Frame 1 (no input): blank canvas, image omitted
Frame 60 (the mouse pressed at the canvas centre just before this capture): blank canvas, image omitted
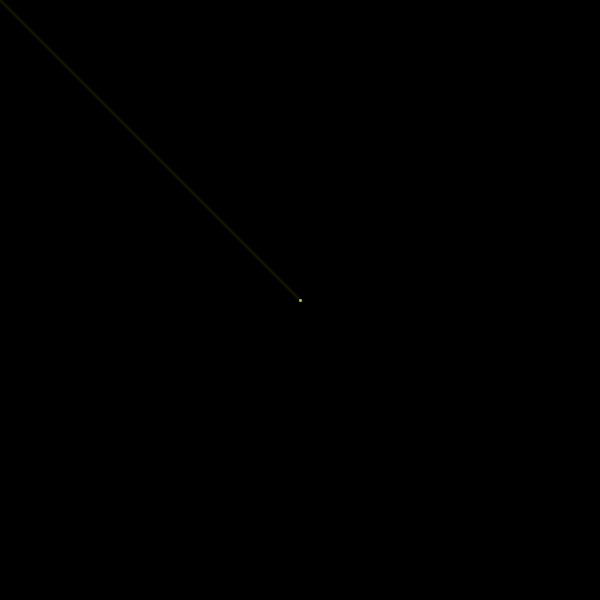
Frame 120 (the mouse held since frame 60 and released just before this capture)

The Processing sketch whose frames 1 and 60 were blank and that drew this single picture after the mouse press (run headless with seeded random() and noise(); from frame 60 on, the mouse is pressed at the canvas centre):

// Processing sketch: sketch_150913b_mouse_shleif
// ── sketch_150913b_mouse_shleif.pde
void setup(){
  size(600, 600);
  background(0);
  frameRate(100);
}

void draw(){
  
  int opacity = (int) map(mouseX, 0, width, 50, 200);
  opacity = 10;
  
  pushStyle();
  fill(0, opacity);
  noStroke();
  rect(0, 0, width, height);
  popStyle();
  
  pushStyle();
  noFill();
  stroke(200, 200, 0);
  strokeWeight(2);
  line(pmouseX, pmouseY, mouseX, mouseY);
  popStyle();
}
